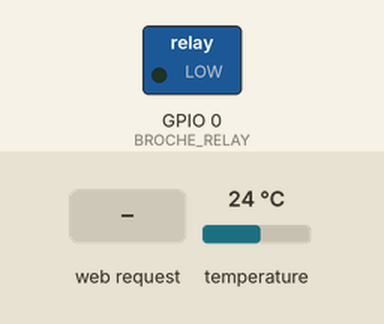
Recording of a sketch running on a simulated ESP8266 (NodeMCU). Shown: switched loads named in the sketch (green lamp = pin HIGH). The inputs (shaded band) are chosen by the test bench; at power-on: temperature 24 °C. WiFi joins after 1.5 s; servers stay silent unless stated; what the sketch prints to the serial monitor is not drawn.

Above: at 3.2 s.
3.3 s: HTTP request GET /startPID received
At 4.1 s:
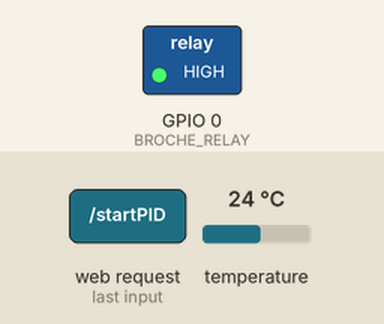
5.2 s: temperature set to 28 °C
At 7.3 s:
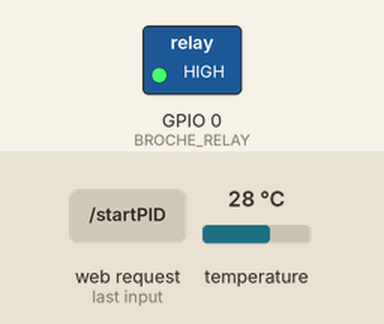
Timing chart, 0 to 8.8 s (numbered marks = the images above; inputs shaded):
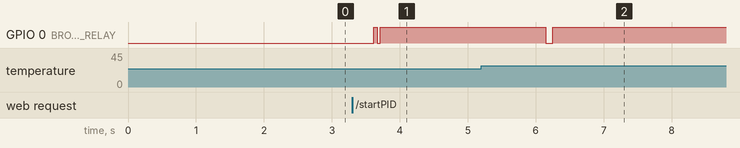

Measured:
- after the input at 3.3 s, GPIO 0 (BROCHE_RELAY): LOW → HIGH after 0.31 s, → LOW 0.06 s later, → HIGH 0.04 s later
- after the input at 5.2 s, GPIO 0 (BROCHE_RELAY): HIGH → LOW after 0.95 s, → HIGH 0.10 s later

The sketch:

Homebruino.ino.ino
```cpp
#include <ESP8266WiFi.h>
#include <WiFiClient.h>
#include <ESP8266WebServer.h>
#include <ESP8266mDNS.h>
#include <OneWire.h>
#include <DallasTemperature.h>
#include <PID_v1.h>
#include "ConfigWifi.h"
#include "API.h"
#include "IHM.h"


#define DS18B20 0x28     // Adresse 1-Wire du DS18B20
#define BROCHE_ONEWIRE 2 // Broche utilisée pour le bus 1-Wire
#define BROCHE_RELAY 0
#define DEBUG 1
#define DHCP 0


char* myDNSName = "EDefaultDNS";


 uint8_t myIP[4]={192,168,1,213};
 uint8_t myMask[4]={255,255,255,0};
 uint8_t myDNS[4]={192,168,1,1};
 uint8_t myGateway[4]={192,168,1,1};
 char*   myssid = "";
 char*   mypassword = "";

MDNSResponder mdns;
ESP8266WebServer server(80);


OneWire  dso(BROCHE_ONEWIRE);
DallasTemperature ds(&dso);
DeviceAddress dsMac;

boolean relay = 0;
boolean runPID = 0;
String actionRelay = "Heating";
double wantedTemp = 50.0;
double tempSensor,Output;
PID myPID(&tempSensor, &Output, &wantedTemp,100,100,100, DIRECT);

int WindowSize = 10000;
unsigned long windowStartTime,timeTemp;


String affectation = "N-A";
String urldisplay = "truc";

void LOGln(String S) {
  if (DEBUG) Serial.println(S);
}
void LOG(String S) {
  if (DEBUG) Serial.print(S);
}

void handleUp() {
  String Page="<html><body>Up</body></html>";
  server.send(200,"text/html",Page);
  LOGln("Up Asked");
}
void handleFrame() {
  String Page;
  Page = "<html><head><title>FG_PID V01</title></head>";
  Page += "<FRAMESET row='30%,70%'><Frame name='console' src='http://CHAMP_000/console'></frame><frame name='sensor' src='http://CHAMP_000/sensor'></frame></HTML>";
  String IP;
  IPAddress IPA;
  IPA=WiFi.localIP();
  IP=String(IPA[0])+"."+String(IPA[1])+"."+String(IPA[2])+"."+String(IPA[3]);
  Page.replace("CHAMP_000", IP);
  server.send(200, "text/html", Page);
  LOGln("Frame asked");
}
/*void  handleFrameConsole() {
  String Page;
  Page = "<html><head><title>FG_PID V01</title></head>";
  Page += "<body><center><Title>Senseur : CHAMP_001</title> IP = CHAMP_000";
  Page += "<Frame name='pilotage'> <Form target='pilotage' action='http://CHAMP_000/setData' method='get'><P>";
  Page += "<table><tr><td><LABEL for='Affectation'>Affectation: </LABEL></td>";
  Page += "<td><INPUT type='text' value='CHAMP_001' name='Affectation'></td></tr>";
  Page += "<tr><td><LABEL for='wantedTemp'>Temperature desiree: </LABEL></td>";
  Page += "<td><INPUT type='text' value='CHAMP_002' name='WantedTemp'></td></tr>";
  //Page += "<tr><td><LABEL for='MesureTemp'>Temperature Mesuree: </LABEL></td><td> CHAMP_008</td></tr>";
  Page += "<tr><td><LABEL for='runingpid'>PID running: </LABEL></td>";
  Page += "<td><INPUT type='checkbox' value='Up' name='PID' CHAMP_009></td></tr>";
  Page += "<tr><td><LABEL for='relay'>Etat du relais: </LABEL></td>";
  Page += "<td><INPUT type='radio' value='Up' name='Relay' CHAMP_003>Up<br><INPUT type='radio' value='Down' name='Relay' CHAMP_004>Down</td></tr>";
  Page += "<tr><td><LABEL for='ActionRelay'>Action du relais sur la temperature</label></td>";
  Page += "<td><Input type='radio' value='Heating' name='ActionRelay' CHAMP_005 >Chauffant<BR>";
  Page += "<Input type='radio' value='Cooling' name='ActionRelay' CHAMP_006 >Refrigerant</td></tr>";
  Page += "<tr><td><LABEL for='Display'>Emplacement du graphique</LABEL></td><td><INPUT type='text' value='CHAMP_007' name='Display'></td></tr>";
  Page += "<tr><td></td><td><input type='submit'></td></tr>";
  Page += "</table></form>";
  Page += "</body></html>";
  String IP;
  IPAddress IPA;
  tempSensor=ds.getTempC(dsMac);
  IPA=WiFi.localIP();
  IP=String(IPA[0])+"."+String(IPA[1])+"."+String(IPA[2])+"."+String(IPA[3]);
  Page.replace("CHAMP_000", IP);
  Page.replace("CHAMP_001", affectation);
  Page.replace("CHAMP_002", String(wantedTemp));
  if (relay == 1) {
    Page.replace("CHAMP_003", " checked ");
    Page.replace("CHAMP_004", "");
  }
  else {
    Page.replace("CHAMP_003", "");
    Page.replace("CHAMP_004", " checked ");
  };

  if (actionRelay.equals("Heating")) {
    Page.replace("CHAMP_005", " checked ");
    Page.replace("CHAMP_006", "");
  }
  else {
    Page.replace("CHAMP_005", "");
    Page.replace("CHAMP_006", " checked ");
  };
 Page.replace("CHAMP_007", urldisplay);
 Page.replace("CHAMP_008", String(tempSensor));

   if (runPID) {
    Page.replace("CHAMP_009", " checked ");

  }
  else {
    Page.replace("CHAMP_009", "");

  };

  server.send(200, "text/html", Page);
}

*/
String JoliePage() {
  String Page = JPage;
  Page = "<html><head><title>FG_PID V01</title></head>";
  Page += "<body><center><Title>Senseur : CHAMP_001</title> IP = CHAMP_000";
  Page += "<Frame name='pilotage'> <Form target='pilotage' action='http://CHAMP_000/setData' method='get'><P>";
  Page += "<table><tr><td><LABEL for='Affectation'>Affectation: </LABEL></td>";
  Page += "<td><INPUT type='text' value='CHAMP_001' name='Affectation'></td></tr>";
  Page += "<tr><td><LABEL for='wantedTemp'>Temperature desiree: </LABEL></td>";
  Page += "<td><INPUT type='text' value='CHAMP_002' name='WantedTemp'></td></tr>";
  Page += "<tr><td><LABEL for='MesureTemp'>Temperature Mesuree: </LABEL></td><td> CHAMP_008</td></tr>";
  Page += "<tr><td><LABEL for='runingpid'>PID running: </LABEL></td>";
  Page += "<td><INPUT type='checkbox' value='Up' name='PID' CHAMP_009></td></tr>";
  Page += "<tr><td><LABEL for='relay'>Etat du relais: </LABEL></td>";
  Page += "<td><INPUT type='radio' value='Up' name='Relay' CHAMP_003>Up<br><INPUT type='radio' value='Down' name='Relay' CHAMP_004>Down</td></tr>";
  Page += "<tr><td><LABEL for='ActionRelay'>Action du relais sur la temperature</label></td>";
  Page += "<td><Input type='radio' value='Heating' name='ActionRelay' CHAMP_005 >Chauffant<BR>";
  Page += "<Input type='radio' value='Cooling' name='ActionRelay' CHAMP_006 >Refrigerant</td></tr>";
  Page += "<tr><td><LABEL for='Display'>Emplacement du graphique</LABEL></td><td><INPUT type='text' value='CHAMP_007' name='Display'></td></tr>";
  Page += "<tr><td></td><td><input type='submit'></td></tr>";
  Page += "</table></form>";
  Page += "<IFRAME SRC='http://CHAMP_000/sensor' WIDTH=100% HEIGTH=400></iframe>";
  Page += "</body></html>";
  String IP;
  IPAddress IPA;
  tempSensor=ds.getTempC(dsMac);
  IPA=WiFi.localIP();
  IP=String(IPA[0])+"."+String(IPA[1])+"."+String(IPA[2])+"."+String(IPA[3]);
  Page.replace("CHAMP_000", IP);
  Page.replace("CHAMP_001", affectation);
  Page.replace("CHAMP_002", String(wantedTemp));
  if (relay == 1) {
    Page.replace("CHAMP_003", " checked ");
    Page.replace("CHAMP_004", "");
  }
  else {
    Page.replace("CHAMP_003", "");
    Page.replace("CHAMP_004", " checked ");
  };

  if (actionRelay.equals("Heating")) {
    Page.replace("CHAMP_005", " checked ");
    Page.replace("CHAMP_006", "");
  }
  else {
    Page.replace("CHAMP_005", "");
    Page.replace("CHAMP_006", " checked ");
  };
 Page.replace("CHAMP_007", urldisplay);
 Page.replace("CHAMP_008", String(tempSensor));

   if (runPID) {
    Page.replace("CHAMP_009", " checked ");

  }
  else {
    Page.replace("CHAMP_009", "");

  };
  return Page;
}
void handleGetTemp() {

  String Ret;
  Ret = "{\"Sensor\":\"" + String(myDNSName) + "\",\"Temp\":" + String(tempSensor) + "}";
  server.send(200, "text/plain", Ret);
  LOGln(Ret);

}
void handleFrameSensor() {

  String Ret;
  Ret = "<html><head><meta http-equiv='refresh' content='2'></head><body>Sensor " + String(myDNSName) + " :" + String(tempSensor) + " <SUP>o</SUP>C <br>Chauffage  "+String((Output/WindowSize*100))+" % </body></html>";
  server.send(200, "text/html", Ret);
  LOGln(Ret);

}
void handleGetRelay() {
  String Ret, stateRelay;
  if (relay)
    stateRelay = "Up";
  else
    stateRelay = "Down";
  Ret = "{\"Sensor\":\"" + String(myDNSName) + "\",\"Relay\":\"" + stateRelay + "\"}";
  server.send(200, "text/plain", Ret);
  LOGln(Ret);
}
void handleSetRelay() {
  String stateRelay;
  stateRelay = server.arg("Relay");
  if (stateRelay == "Up") {
    relay = 1;
    digitalWrite(BROCHE_RELAY, HIGH);
    LOGln("UP de Relay");
  }
  else {
    if (stateRelay == "Down") {
      relay = 0;
      digitalWrite(BROCHE_RELAY, LOW);
      LOGln("DOWN de Relay");
    }
  }
}
void handleSetActionRelay() {
  actionRelay = server.arg("ActionRelay");
  LOGln("MAJ de actionrelay = "+actionRelay);
}
void handleSetAffectation() {
  affectation = server.arg("Affectation");
  LOGln("MAJ de affectation = "+affectation);
}
void handleSetWantedTemp() {
  wantedTemp = server.arg("WantedTemp").toFloat();
  LOGln("MAJ de wantedTemp : "+String(wantedTemp));
}
void handleSetData() {

  String gPID = server.arg("PID");
  runPID=0;
  if(gPID.equals("Up")) runPID=1;
  handleSetRelay();
  handleSetAffectation();
  handleSetWantedTemp();
  handleSetActionRelay();
  handleRoot();
}
void handleStartPID() {
  runPID=1;
  handleRoot();
}
void handleStopPID() {
  runPID=0;
  handleRoot();
}
void handleRoot() {
  String Ret;
  Ret = JoliePage();
  server.send(200, "text/html", Ret) ;
}
void handleNotFound() {

  String message = "File Not Found\n\n";
  message += "URI: ";
  message += server.uri();
  message += "\nMethod: ";
  message += (server.method() == HTTP_GET) ? "GET" : "POST";
  message += "\nArguments: ";
  message += server.args();
  message += "\n";
  for (uint8_t i = 0; i < server.args(); i++) {
    message += " " + server.argName(i) + ": " + server.arg(i) + "\n";
  }
  server.send(404, "text/plain", message);

}


void printAddress(DeviceAddress deviceAddress){
  for (uint8_t i = 0; i < 8; i++)
  {
    LOG("0x");
    if (deviceAddress[i] < 16)
      LOG("0");
    if (DEBUG) {
       Serial.print(deviceAddress[i],HEX);
       if (i < 7) LOG(",");
    }

  }
}


///////////////////////////////////////////////////////////////////////////////////////
void setup(void) {
  boolean Connected=false;
  size_t retry, indWifi=1;

  if (DEBUG) {
    Serial.begin(115200);
    Serial.println(String(JBanner));
  };

  pinMode(BROCHE_RELAY,OUTPUT);

 // Wait for thermal connection
  ds.begin();
  LOG("Found ");
  LOG(String(ds.getDeviceCount(), DEC));
  LOGln(" 18B20 devices.");
  LOG("Parasite power is: ");
  if (ds.isParasitePowerMode())
    LOGln("ON");
  else
    LOGln("OFF");
  if (!ds.getAddress(dsMac, 0))
    LOGln("Unable to find address for Device 0");
  LOG("Device 0 Address: ");
  printAddress(dsMac);
  LOGln("");


  ds.setResolution(dsMac,9);

  windowStartTime = millis(); timeTemp=windowStartTime;
  myPID.SetOutputLimits(0, WindowSize);
  myPID.SetMode(AUTOMATIC);


  while(!Connected)
  {
    //myssid=tabWifi[indWifi].ssid;
    //mypassword=tabWifi[indWifi].password;
    myIP[0] = tabWifi[indWifi].IP[0];
      myIP[1] = tabWifi[indWifi].IP[1];
        myIP[2] = tabWifi[indWifi].IP[2];
          myIP[3] = tabWifi[indWifi].IP[3];
    myGateway[0]=tabWifi[indWifi].Gateway[0];
      myGateway[1]=tabWifi[indWifi].Gateway[1];
        myGateway[2]=tabWifi[indWifi].Gateway[2];
          myGateway[3]=tabWifi[indWifi].Gateway[3];
    myMask[0]=tabWifi[indWifi].Mask[0];
      myMask[1]=tabWifi[indWifi].Mask[1];
        myMask[2]=tabWifi[indWifi].Mask[2];
          myMask[3]=tabWifi[indWifi].Mask[3];
    myDNSName=tabWifi[indWifi].DNS;
    const char* TempSSID= tabWifi[indWifi].ssid;
    const char* TempPasswd = tabWifi[indWifi].password;
    WiFi.begin(TempSSID,TempPasswd);
    LOGln(String("\ntrying "+(String)TempSSID));
    if(!DHCP){
      WiFi.config(IPAddress(myIP),IPAddress(myGateway),IPAddress(myMask));
      }

    retry = 0;
    while ((WiFi.status() != WL_CONNECTED) and (retry<nbRetryWifi)) {
      delay(2000);
      LOG(".");
      retry += 1;
      }
    if(WiFi.status() == WL_CONNECTED){
        LOGln("Gotcha!");
        LOG("Connected to [");
        LOG(String(TempSSID));
        LOG("] as [");
        LOG(myDNSName);
        LOGln("]");

        LOG("IP address: [");
        IPAddress ip = WiFi.localIP();
        LOG(String(ip[0]) + '.' + String(ip[1]) + '.' + String(ip[2]) + '.' + String(ip[3]));
        LOGln("]");
        Connected=true;
      }
    else {
        Connected=false;
        indWifi+=1;
        if(indWifi == nbWifi)
          indWifi = 0;
      }
    }
  if (mdns.begin(myDNSName, WiFi.localIP())) {
    LOGln("MDNS responder started");
    }


  server.on("/", handleRoot);
  server.on("/up", handleUp);
  server.on("/getTemp", handleGetTemp);
  server.on("/getRelay", handleGetRelay);
  server.on("/setRelay", handleSetRelay);
  server.on("/startPID", handleStartPID);
  server.on("/stopPID", handleStopPID);
  server.on("/setData", handleSetData);
  server.on("/sensor", handleFrameSensor);


  //server.on("/console", handleFrameConsole);

  server.onNotFound(handleNotFound);

  server.begin();
  LOG("HTTP server started");
}

void loop(void) {
 unsigned long now = millis();
 server.handleClient();
 if(now-2000>timeTemp)
 {
   ds.requestTemperatures();
  tempSensor=ds.getTempC(dsMac);
  timeTemp=now;
 }
 if(runPID)
 {
  myPID.Compute();
  if(now - windowStartTime>WindowSize)
  { //time to shift the Relay Window
    windowStartTime += WindowSize;
  }
  if(Output > now - windowStartTime)
    { relay = 1;
    digitalWrite(BROCHE_RELAY, HIGH);
    LOG("UP de Relay");}

  else
    { relay = 0;
      digitalWrite(BROCHE_RELAY, LOW);
      LOG("DOWN de Relay");
    }
 }
}
```

API.h
```cpp

```

IHM.h
```cpp
const String JPage = "<html><head><title>FG_PID V01</title></head><body><center><Title>Senseur : CHAMP_001</title>IP = CHAMP_000<Frame name='pilotage'><Form target='pilotage' action='http://CHAMP_000/setData' method='get'><P><table><tr><td><LABEL for='Affectation'>Affectation: </LABEL></td><td><INPUT type='text' value='CHAMP_001' name='Affectation'></td></tr><tr><td><LABEL for='wantedTemp'>Temperature desiree: </LABEL></td><td><INPUT type='text' value='CHAMP_002' name='WantedTemp'></td></tr><tr><td><LABEL for='MesureTemp'>Temperature Mesuree: </LABEL></td><td> CHAMP_008</td></tr><tr><td><LABEL for='runingpid'>PID running: </LABEL></td><td><INPUT type='checkbox' value='Up' name='PID' CHAMP_009></td></tr><tr><td><LABEL for='relay'>Etat du relais: </LABEL></td><td><INPUT type='radio' value='Up' name='Relay' CHAMP_003>Up<br><INPUT type='radio' value='Down' name='Relay' CHAMP_004>Down</td></tr><tr><td><LABEL for='ActionRelay'>Action du relais sur la temperature</label></td><td><Input type='radio' value='Heating' name='ActionRelay' CHAMP_005 >Chauffant<BR><Input type='radio' value='Cooling' name='ActionRelay' CHAMP_006 >Refrigerant</td></tr><tr><td><LABEL for='Display'>Emplacement du graphique</LABEL></td><td><INPUT type='text' value='CHAMP_007' name='Display'></td></tr><tr><td></td><td><input type='submit'></td></tr></table></form><IFRAME SRC='http://CHAMP_000/sensor' WIDTH=100% HEIGTH=400></iframe></body></html>";
const String JBanner = "\n\n\n***************************\n***      HomeBruino     ***\n***************************\n\n\n";
```

ConfigWifi.h
```cpp
struct configWifi {
   char* DNS;
   char* ssid;
   char* password;
   boolean DHCP;
   uint8_t IP[4];
   uint8_t Mask[4];
   uint8_t Gateway[4];
};

const size_t nbRetryWifi = 20;
const size_t nbWifi = 3;
const configWifi tabWifi[nbWifi]= {
  {"Homebruino_FG",
    "Livebox-Taspoff",
    "xxxx",
    0,
    {192,168,1,213},
    {255,255,255,0},
    {192,168,1,1}
  },
  {"Homebruino_Boulot",
    "Livebox-77b6",
    "kartopulimon",
    0,
    {192,168,1,214},
    {255,255,255,0},
    {192,168,1,1}
  },
  {"Homebruino_LesVans",
    "Livebox-F444",
    "6F1A2A23E2FF676769319C7C91",
    0,
    {192,168,1,213},
    {255,255,255,0},
    {192,168,1,1}
  }
};
```
